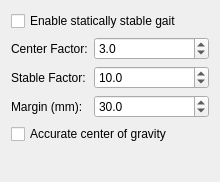
               <widget class="QWidget" name="page_2">
                <property name="geometry">
                 <rect>
                  <x>0</x>
                  <y>0</y>
                  <width>220</width>
                  <height>182</height>
                 </rect>
                </property>
                <attribute name="label">
                 <string>Statically Stable</string>
                </attribute>
                <layout class="QFormLayout" name="formLayout_7">
                 <item row="0" column="0" colspan="2">
                  <widget class="QCheckBox" name="staticEnableCheck">
                   <property name="text">
                    <string>Enable statically stable gait</string>
                   </property>
                  </widget>
                 </item>
                 <item row="1" column="0">
                  <widget class="QLabel" name="label_30">
                   <property name="text">
                    <string>Center Factor:</string>
                   </property>
                  </widget>
                 </item>
                 <item row="1" column="1">
                  <widget class="QDoubleSpinBox" name="staticCenterSpin">
                   <property name="decimals">
                    <number>1</number>
                   </property>
                   <property name="maximum">
                    <double>1000.000000000000000</double>
                   </property>
                   <property name="singleStep">
                    <double>1.000000000000000</double>
                   </property>
                   <property name="value">
                    <double>3.000000000000000</double>
                   </property>
                  </widget>
                 </item>
                 <item row="2" column="0">
                  <widget class="QLabel" name="label_31">
                   <property name="text">
                    <string>Stable Factor:</string>
                   </property>
                  </widget>
                 </item>
                 <item row="2" column="1">
                  <widget class="QDoubleSpinBox" name="staticStableSpin">
                   <property name="decimals">
                    <number>1</number>
                   </property>
                   <property name="maximum">
                    <double>500.000000000000000</double>
                   </property>
                   <property name="singleStep">
                    <double>1.000000000000000</double>
                   </property>
                   <property name="value">
                    <double>10.000000000000000</double>
                   </property>
                  </widget>
                 </item>
                 <item row="3" column="0">
                  <widget class="QLabel" name="label_32">
                   <property name="text">
                    <string>Margin (mm):</string>
                   </property>
                  </widget>
                 </item>
                 <item row="3" column="1">
                  <widget class="QDoubleSpinBox" name="staticMarginSpin">
                   <property name="decimals">
                    <number>1</number>
                   </property>
                   <property name="minimum">
                    <double>1.000000000000000</double>
                   </property>
                   <property name="maximum">
                    <double>1000.000000000000000</double>
                   </property>
                   <property name="singleStep">
                    <double>5.000000000000000</double>
                   </property>
                   <property name="value">
                    <double>30.000000000000000</double>
                   </property>
                  </widget>
                 </item>
                 <item row="4" column="0" colspan="2">
                  <widget class="QCheckBox" name="accurateCogCheck">
                   <property name="text">
                    <string>Accurate center of gravity</string>
                   </property>
                  </widget>
                 </item>
                </layout>
               </widget>
